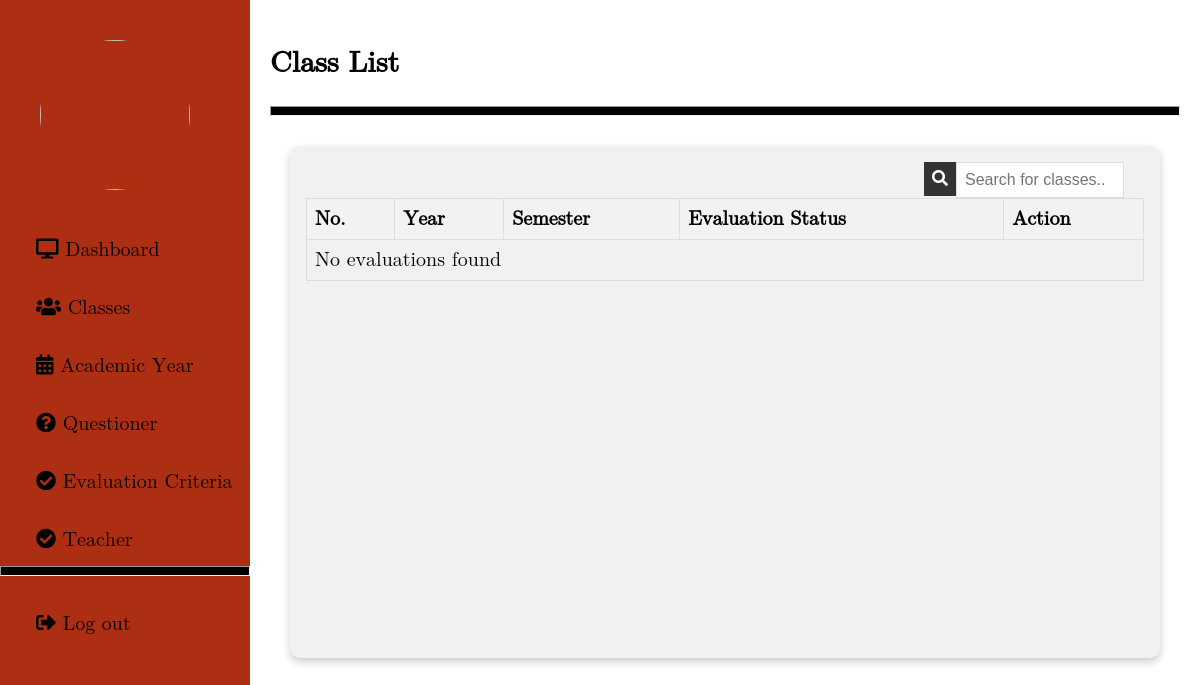
The app's page /admin/questionYear.php, older data.
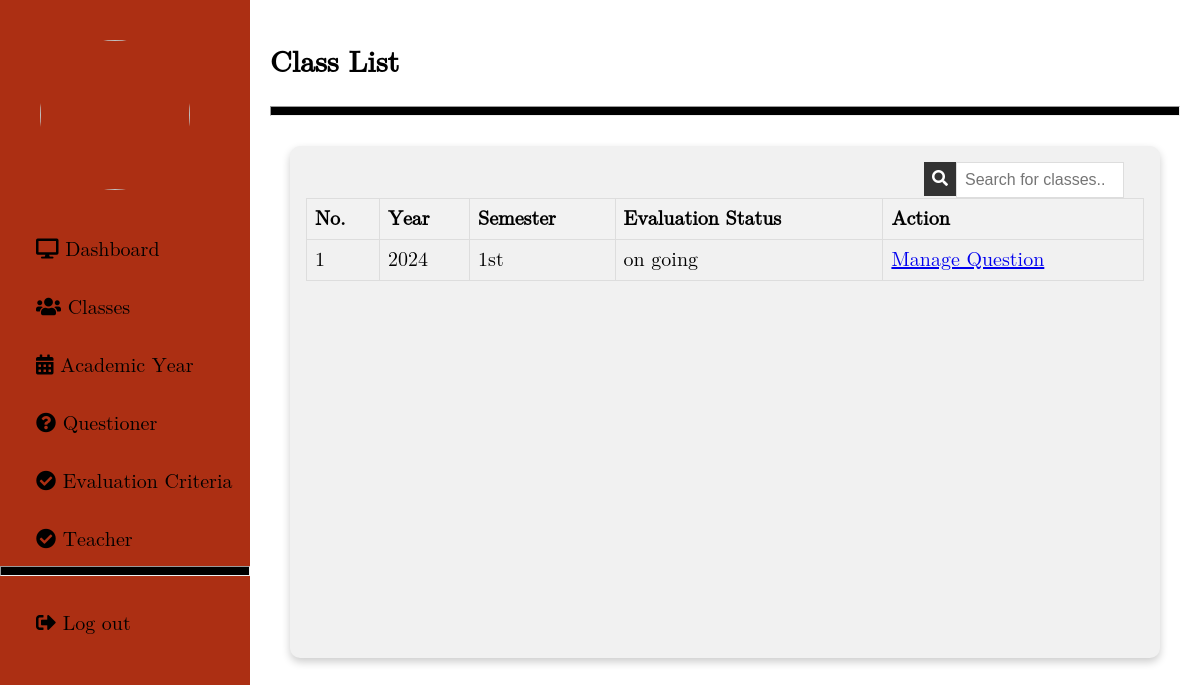
The same page, newer data.
### tables this page shows
CREATE TABLE `academic_year` (
  `id` int(11) NOT NULL,
  `year` varchar(10) NOT NULL,
  `semester` varchar(20) NOT NULL,
  `status` varchar(50) NOT NULL
);

### admin/questionYear.php (the view, shortened to what this page needs)
<!DOCTYPE html>
<html lang="en">
<head>
    <link rel="stylesheet" href="../Css/admin.css">
    <link rel="stylesheet" href="https://cdnjs.cloudflare.com/ajax/libs/font-awesome/5.12.1/css/all.min.css">
    <link rel="stylesheet" href="https://unicons.iconscout.com/release/v4.0.0/css/line.css" />
    <link rel="stylesheet" href="https://cdnjs.cloudflare.com/ajax/libs/font-awesome/4.7.0/css/font-awesome.min.css">
</head>
<body>
    <?php include 'sidebar.php'; ?>
<div class="main content">
     <h2>Class List</h2>
     <hr>
    <div class="row3">
        <div class="column3">
            <div class="card3">
                <div class="search-container">
                    <input type="text" id="searchInput" onkeyup="searchTable()" placeholder="Search for classes..">
                    <button onclick="searchTable()"><i class="fas fa-search"></i></button>
                </div>
                <table>
                    <tr>
                        <th>No.</th>
                        <th>Year</th>
                        <th>Semester</th>
                        <th>Evaluation Status</th>
                        <th>Action</th>
                    </tr>
                    <?php
                    $servername = "localhost";
                    $username = "root";
                    $password = "";
                    $dbname = "faculty_db";
                    $conn = new mysqli($servername, $username, $password, $dbname);
                    $sql = "SELECT id, year, semester, status FROM academic_year";
                    $result = $conn->query($sql);
                    if ($result->num_rows > 0) {
                        while($row = $result->fetch_assoc()) {
                            echo "<tr>
                                <td>" . $row["id"]. "</td>
                                <td>" . $row["year"]. "</td>
                                <td>" . $row["semester"]. "</td>
                                <td>" . $row["status"]. "</td>
                                <td>
                                    <a href='questionnaire.php'>Manage Question</a>
                                </td>
                            </tr>";
                        }
                    } else {
                        echo "<tr><td colspan='5'>No evaluations found</td></tr>";
                    }
                    ?>
                </table>
            </div>
        </div>
    </div>
</div>
</body>
</html>

Row changes from the older to the newer data that the page shows:
added academic_year: id "1", year "2024", semester "1st", status "on going"
Text that changed along with them:
text no longer shown: "No evaluations found"
